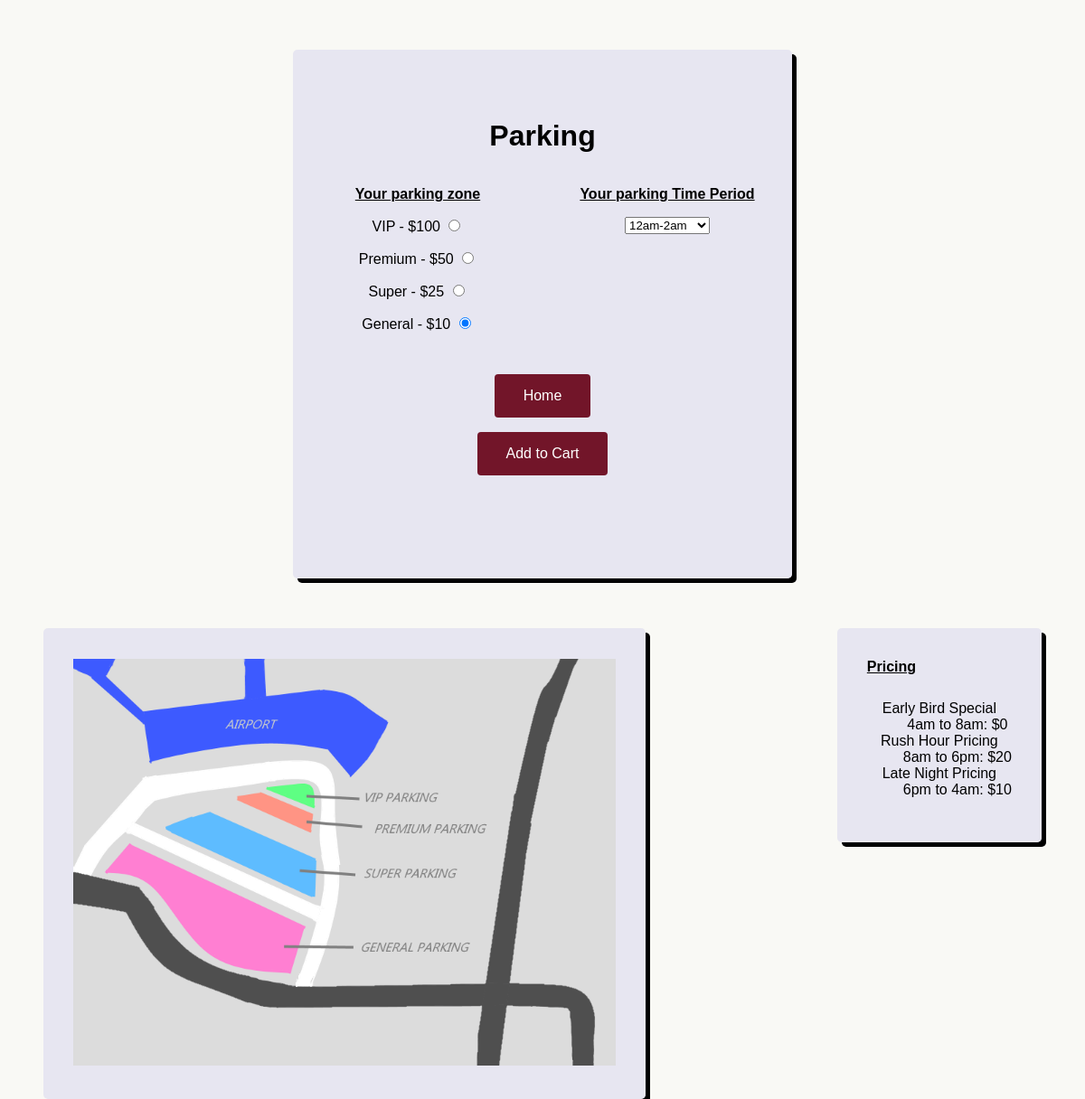
Screenshot of /parking.php with the database file from the repository.
### tables this page shows
CREATE TABLE `parking` (
  `section` varchar(30) NOT NULL,
  `price` int(6) NOT NULL,
  `spots` int(6) NOT NULL
);

### displayParking.php (the view, shortened to what this page needs)
<?php
    $servername = "localhost";
    $username = "root";
    $password = "";
    $dbname = "amustafa3";
    $conn = mysqli_connect($servername, $username, $password, $dbname);
    $sql = "SELECT section, price, spots FROM parking";
    $result=$conn->query($sql);
    $i = 0;
    echo '<div class="col" class="row">';
    echo '<p id="identP">Your parking zone</p>';
    if ($result->num_rows > 0) {
        while($row = $result->fetch_assoc()) {
            $section=$row["section"];
            $price=$row["price"];
            $spots=$row["spots"];
            if( $row["spots"] > 0 ){
                $spots = TRUE;
            }
            else{
                $spots = FALSE;
            }
            if( !$spots ){
                echo '<p> '.$section.' - SOLD OUT </p>';
            }
            else{
                if( $i == 3 ){
                    echo '<p> '.$section.' - $'.$price.' <input name="seat" value="'.$section.'_'.$price.'_'.$spots.'" type="radio" checked="checked"> </p>';
                }
                else{
                    echo '<p> '.$section.' - $'.$price.' <input name="seat" value="'.$section.'_'.$price.'_'.$spots.'" type="radio"> </p>';
                }
            }
            $i++;
        }
    } else {
        echo "ayy lmao";
    }
    echo '</div>';
?>
<div class="col">
    <p id="identP">Your parking Time Period</p>
    <select name="time" id="time">
        <option value="12am-2am">12am-2am</option>
    </select>
</div>

### resources/style.css (style rules this page uses)
body { text-align: center; font-size: medium; background-color: #f9f9f5; color: #000000; padding: 0 4%; margin: 0 auto; font-family: Helvetica, Arial, sans-serif; }
.col { float: left; width: 50%; }
#identP { text-decoration: underline; font-weight: bold; }

### rows the page displays
parking: section "VIP", price "100"
parking: section "Premium", price "50"
parking: section "Super", price "25"
parking: section "General", price "10"
